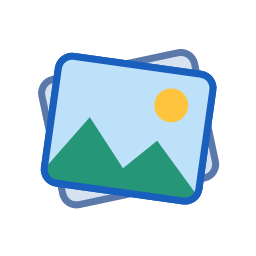
#> input picture phototwins/src/PhotoTwins/photostwins-256.png, 256 x 256 px
$ python chirpy_setup_images.py ../../phototwins/src/PhotoTwins/photostwins-256.png ../../phototwins/src/PhotoTwins/photostwins-256.png
#> lines starting #> are read from the running program, lines starting #| are printed output that depends on the picture
"""Draws Chirpy-Setup.exe's wizard pictures from the app icon (called by tools/build_chirpy_setup.ps1).

    python tools/chirpy_setup_images.py <voicetool.ico> <output folder>

Writes wizard-large.bmp (164x314, the Welcome and Finish pages' side picture), wizard-large-2x.bmp (328x628) and
wizard-small.bmp (55x55) / wizard-small-2x.bmp (110x110) for the top-right corner of the other pages. The colors are the app's own
(dark panel, violet accent). Nothing here is read from the network.
"""
import sys
from pathlib import Path

from PIL import Image, ImageDraw, ImageFont

BG, ACCENT, TEXT, MUTED = (23, 23, 28), (169, 112, 255), (240, 240, 245), (170, 170, 185)


def font(size, bold=False):
    for name in (("segoeuib.ttf" if bold else "segoeui.ttf"), "arial.ttf"):
        try:
            return ImageFont.truetype(name, size)
        except OSError:
            continue
    return ImageFont.load_default()


def icon(path, size):
    ico = Image.open(path)
    ico.size = max(ico.info.get("sizes") or {ico.size}, key=lambda s: s[0])  # (the largest picture in the .ico)
    ico.load()
    return ico.convert("RGBA").resize((size, size), Image.LANCZOS)


def large(path, scale):
#> called with scale = 1
    w, h = 164 * scale, 314 * scale
    img = Image.new("RGB", (w, h), BG)
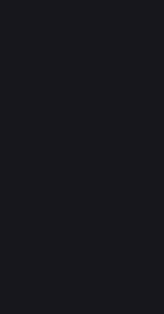
#> img: PIL image 164x314 RGB; mean R, G, B 23, 23, 28
    draw = ImageDraw.Draw(img)
    draw.rectangle([0, 0, w, 6 * scale], fill=ACCENT)
    size = 64 * scale
    glyph = icon(path, size)
#> in icon, ico is the input picture: PIL image 256x256 RGBA; mean R, G, B, A 46.8, 66.8, 74.2, 94.6
    img.paste(glyph, ((w - size) // 2, 70 * scale), glyph)
    title = font(26 * scale, bold=True)
    draw.text((w // 2, 160 * scale), "Chirpy", font=title, fill=TEXT, anchor="mm")
    small = font(10 * scale)
    for i, line in enumerate(("Talk anywhere and", "it types. Speech", "becomes text on", "this PC.")):
        draw.text((w // 2, (192 + 15 * i) * scale), line, font=small, fill=MUTED, anchor="mm")
    return img


def small(path, scale):
    side = 55 * scale
    img = Image.new("RGB", (side, side), BG)
    glyph = icon(path, 40 * scale)
    img.paste(glyph, ((side - 40 * scale) // 2,) * 2, glyph)
    return img


if __name__ == "__main__":
    if len(sys.argv) != 3:
        print(__doc__)
        sys.exit(2)
    ico, out = sys.argv[1], Path(sys.argv[2])
    out.mkdir(parents=True, exist_ok=True)
#> (the run stopped early here; a loop or call above may not have finished)
